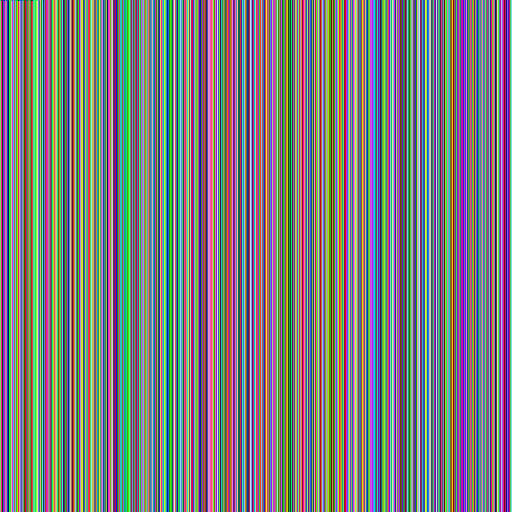
#> input picture 01_RollingFeedback/Images/10.png, 512 x 512 px; its folder holds only this picture in this run
$ jupyter execute --allow-errors LeakyLFO.ipynb
#> lines starting #> are read from the running program, lines starting #| are printed output that depends on the picture; after the words box and inside, x2 and y2 are one past the last pixel; in counts of white or black regions, pixels touching at a corner belong together
### 04_LeakyLFO/utility.py

import numpy as np
import matplotlib.pyplot as plt
import matplotlib.transforms as mtransforms
from datetime import datetime


def magphase_plot(t_sig : np.ndarray,plot_label : str, fftSize = 512,onlyPositive = False):
    """
    Computes the Discrete Fourier Transform (DFT) of the input signal
    and generates magnitude and phase plots.

    Args:
        t_sig (np.ndarray):
            The input time-domain signal as a NumPy array.

        plot_label (string) :
            Label of plot

        fftSize (int, optional):
            The number of points used for the DFT computation.
            Defaults to 512.


        onlyPositive (bool, optional):
            If True, the plot will display only the positive frequency components.
            If False, both positive and negative frequency components are shown.
            Defaults to False.

    Returns:
        None: This function generates and displays the plots but does not return a value.

    Example:
        >>> import numpy as np
        >>> t_sig = np.sin(2 * np.pi * 5 * np.linspace(0, 1, 128))
        >>> magphase_plot(t_sig,mySine, fftSize=256, onlyPositive=True)
    """


    # Zero-pad the signal to match fftSize
    padded_sig = np.pad(t_sig, (0, max(0, fftSize - len(t_sig))), mode='constant', constant_values=0)

    # Compute the FFT
    fft_result = np.fft.fft(padded_sig, n=fftSize)

    # Get the magnitude and phase
    magnitude = np.abs(fft_result)
    phase = np.angle(fft_result)

    # Frequency axis setup
    if onlyPositive:
        magnitude = magnitude[:fftSize // 2]
        phase = phase[:fftSize // 2]
        freq_axis = np.linspace(0,.5, fftSize // 2)
    else:
        freq_axis = np.linspace(-.5, .5, fftSize)
        temp = np.zeros_like(magnitude)
        temp[fftSize // 2:fftSize] = magnitude[:fftSize // 2]
        temp[:fftSize // 2] = magnitude[fftSize // 2:fftSize]
        magnitude = temp
        temp2 = np.zeros_like(phase)
        temp2[fftSize // 2:fftSize] = phase[:fftSize // 2]
        temp2[:fftSize // 2] = phase[fftSize // 2:fftSize]
        phase = temp2


    # Example usage
    fig, ax = plt.subplots(2, figsize=(8, 6))  # Adjust figsize for overall plot size
    fig.suptitle(str(plot_label))
    ax[0].set_title('Magnitude')
    ax[0].plot(freq_axis, magnitude)

    ax[1].set_title('Phase')
    ax[1].plot(freq_axis, phase, color='r')


    # Adjust spacing between subplots
    plt.subplots_adjust(hspace=0.5)  # Increase vertical spacing

    plt.show()


### 04_LeakyLFO/LeakyLFO.ipynb
[cell 1]
import numpy as np
import imageio
import cv2
import glob
import matplotlib.pyplot as plt
import utility as util

## Create Images

[cell 2]
circle_coordinates = np.arange(15,90,5)
out_images = []
counter  = 0
render_list = []
for x in circle_coordinates:
    image = np.full([100,100,3],[255,255,255],dtype = float)
    circ = np.zeros([100,100,3])
    circ = cv2.circle(
	circ,
	(x, 45),
	5,
	(255, 255, 255),
	5
    )
    image -= circ
    image = image.astype(np.uint8)
    plt.imsave("Images/" + str(counter) + ".png",image)
    render_list.append(image)
    counter += 1
#> this loop made 15 passes
#> pass 1, `plt.imsave("Images/" + str(counter) + ".png",image)`:
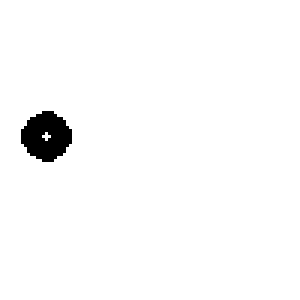
#> saved as 0.png: shape (100, 100, 3) (shown 3 times larger); 97.9% white; 1 black region, box (x1, y1, x2, y2) and area: (7, 37, 24, 54) 206
#> pass 2, `plt.imsave("Images/" + str(counter) + ".png",image)`:
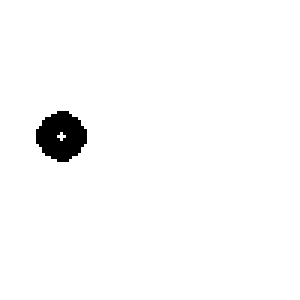
#> saved as 1.png: shape (100, 100, 3) (shown 3 times larger); 97.9% white; 1 black region, box (x1, y1, x2, y2) and area: (12, 37, 29, 54) 206

## Import Images

[cell 3]
images = sorted(glob.glob("Images/*.png"))
image_list = []
for image in images:
    temp = plt.imread(image,"png")
#> temp is the input picture: shape (512, 512, 3) float32; mean R, G, B 0.487, 0.487, 0.487
    image_list.append(temp.astype(float))

## Generate Sinusoids

[cell 4]
sr = 64
add = np.zeros(sr)
lin = np.linspace(0.,1.,sr)
for i in range(1,sr // 2 - 1):
    sinusoid = np.sin(2 * np.pi * i * lin)
    add += sinusoid
add *= (1.0 / float( sr // 2) )
util.magphase_plot(add, "Sinusoids")
#> in magphase_plot, `plt.show()`:
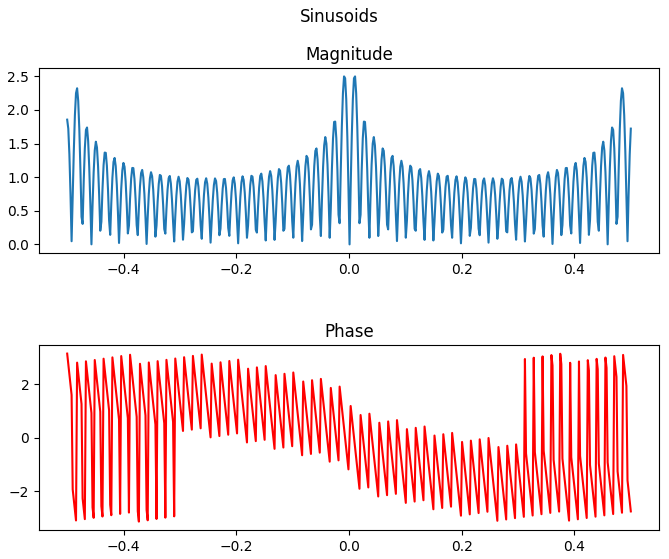
#> figure drawn by matplotlib, 2 panels; panel 1: curve peaks at x = -0.00881, y = 2.5; panel 2: curve peaks at x = -0.5, y = 3.14

[cell 5]
signal_with_filter  = np.zeros_like(add)
fb = np.zeros(1)
for i in range(sr):
    signal_with_filter[i] = add[i] * 0.01 + fb[0]
    fb[0] = signal_with_filter[i] * 0.99
util.magphase_plot(signal_with_filter, "Filtered Sinusoids")
#> call 2 of magphase_plot, with t_sig = array of shape (64,), plot_label = 'Filtered Sinusoids', fftSize = 512, onlyPositive = False
#> in magphase_plot (call 2), `plt.show()`:
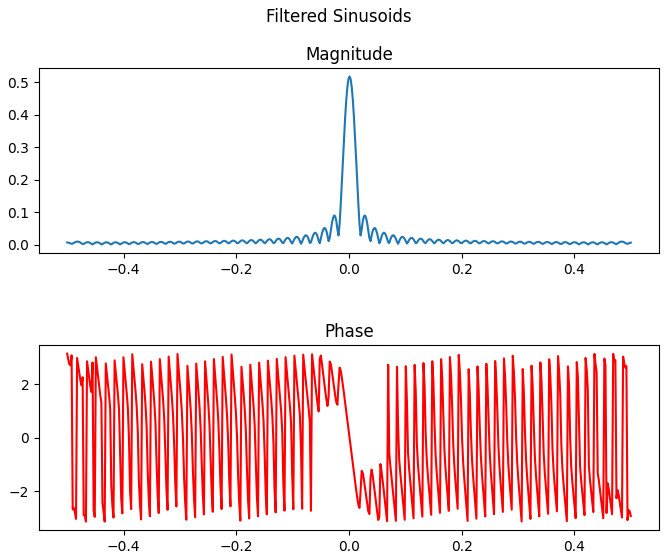
#> figure drawn by matplotlib, 2 panels; panel 1: curve peaks at x = 0.000978, y = 0.518; panel 2: curve peaks at x = -0.5, y = 3.14

## Leaky LFO

[cell 6]
images_copy = image_list.copy()
#> images_copy = 1 item
flat_size = 100 * 100 * 4
temp  = np.zeros(flat_size)
temp_out  = np.zeros(flat_size)
leaky  = np.zeros(flat_size)
num_iters  = (7 * 4) * 4
render_list = []
num_iters= len(image_list)
#> num_iters = 1
lfo = np.linspace(0.01,0.99,num_iters)
#> lfo = [0.01]
render_list = []
#> (the rest of this cell did not finish here and is left out)
